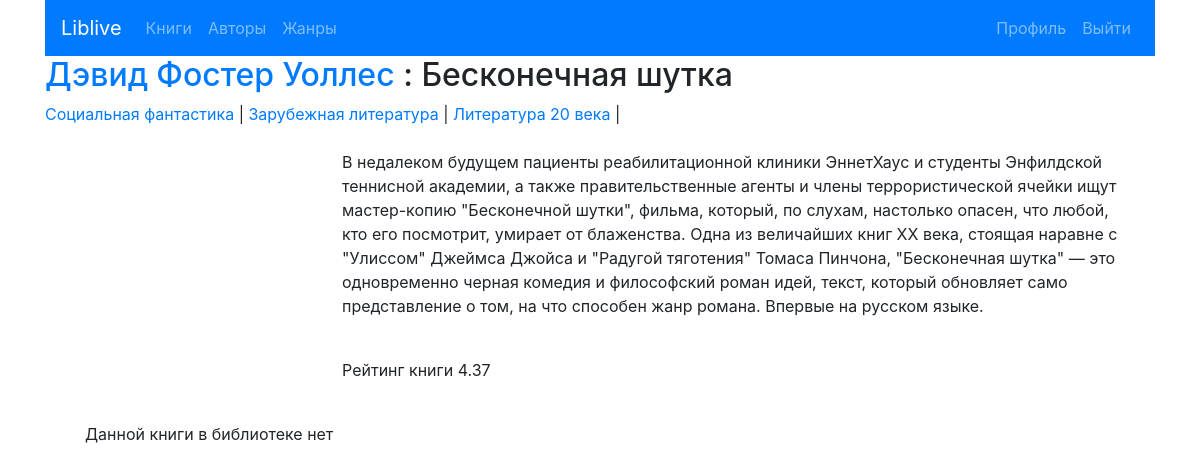
Screenshot of /book/2/ (signed in) with the database file from the repository.
### liv/models.py (models this page shows, shortened)
class BookFromLivelib(models.Model):
    link = models.CharField(max_length=200)
    title = models.CharField(max_length=200)
    author = models.ForeignKey(Author, on_delete=models.CASCADE)
    tags = models.ManyToManyField(Genre)
    cover = models.CharField(max_length=200)
    rating = models.FloatField()
    description = models.TextField()
    user = models.ForeignKey(User, on_delete=models.CASCADE)
    linkkey = models.CharField(max_length=200)

class Author(models.Model):
    name = models.CharField(max_length=200)
    def __str__(self):
        return self.name

class Genre(models.Model):
    name = models.CharField(max_length=200)
    def __str__(self):
        return self.name

### liv/views.py (the view)
# urls.py: path('book/<int:pk>/', views.BookDetailView.as_view(), name='book-detail'),
class BookDetailView(LoginRequiredMixin ,generic.DetailView):
    model = BookFromLivelib
    template_name = 'liv/book_detail.html'

### liv/templates/liv/book_detail.html (shortened to what this page needs)
{% extends "liv/base.html" %}
{% block content %}
{% if object.user == user %}
    <h2><a href="{% url 'liv:author-detail' object.author.pk %}">{{ object.author }}</a> : {{ object.title }}</h2>
        {% for tag in object.tags.all %}
            <a href="{% url 'liv:genre-detail' tag.id %}">{{ tag }}</a> |
        {% endfor %}
    <br>
    <div class="container-fluid p-4">
        <div class="row">
            <div class="col-sm-3 pull-right">
            </div>
            <div class="col-sm-9">
                <p>{{ object.description }}</p>
                <br>
                <p>Рейтинг книги {{ object.rating }}</p>
            </div>
        </div>
    </div>
    <ul>
    {% if object.actualbook_set.all %}
        {% for b in object.actualbook_set.all %}
            <li>{{ b.title }} <br> {{ b.author }} <br> {{ b.notes }}</li>
        {% endfor %}
    {% else %}
        <p>Данной книги в библиотеке нет</p>
    {% endif %}
    </ul>
{% endif %}
{% endblock %}

### rows the page displays
BookFromLivelib: author "Дэвид Фостер Уоллес", title "Бесконечная шутка", description "В недалеком будущем пациенты реабилитационной клиники ЭннетХаус и студенты Энфилдской теннисной академии, а также правительственные агенты и члены террористической ячейки ищут мастер-копию \"Бесконечной шутки\", фильма, который, по слухам, настолько опасен, что любой, кто его посмотрит, умирает от блаженства. Одна из величайших книг XX века, стоящая наравне с \"Улиссом\" Джеймса Джойса и \"Радугой тяготения\" Томаса Пинчона, \"Бесконечная шутка\" — это одновременно черная комедия и философский роман идей, текст, который обновляет само представление о том, на что способен жанр романа. Впервые на русском языке.", rating "4.37"
Genre: name "Социальная фантастика"
Genre: name "Зарубежная литература"
Genre: name "Литература 20 века"
